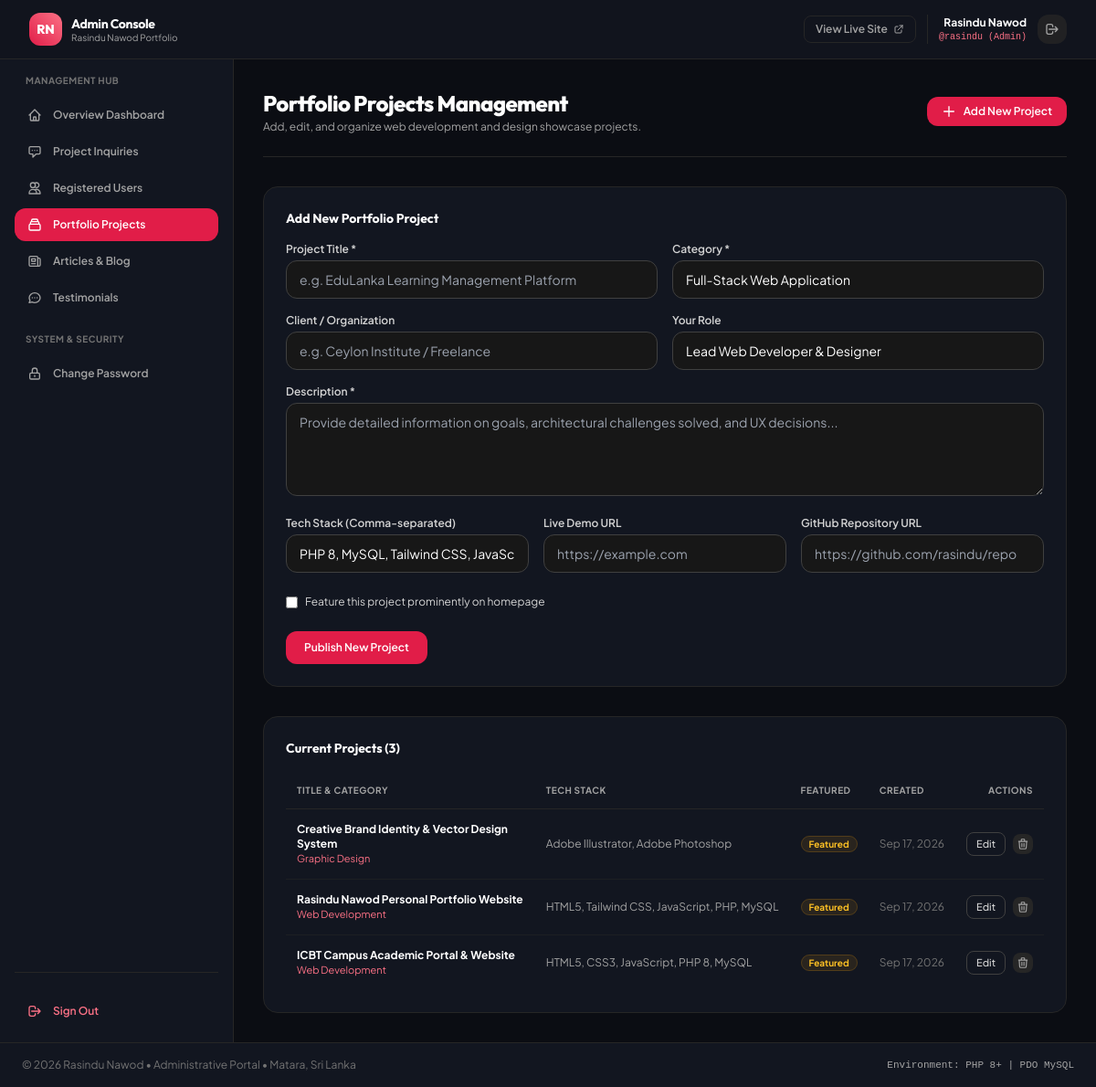
The app's page /admin/projects.php (signed in) with its own data.
### tables this page shows
CREATE TABLE IF NOT EXISTS `users` (
  `id` INT UNSIGNED AUTO_INCREMENT PRIMARY KEY,
  `full_name` VARCHAR(150) NOT NULL,
  `username` VARCHAR(50) NOT NULL UNIQUE,
  `email` VARCHAR(191) NOT NULL UNIQUE,
  `phone` VARCHAR(25) NOT NULL,
  `password` VARCHAR(255) NOT NULL,
  `role` ENUM('user', 'admin') DEFAULT 'user',
  `profile_image` VARCHAR(255) DEFAULT NULL,
  `status` ENUM('active', 'disabled') DEFAULT 'active',
  `last_login` DATETIME DEFAULT NULL,
  `created_at` TIMESTAMP DEFAULT CURRENT_TIMESTAMP,
  `updated_at` TIMESTAMP DEFAULT CURRENT_TIMESTAMP ON UPDATE CURRENT_TIMESTAMP,
  INDEX `idx_users_role` (`role`),
  INDEX `idx_users_status` (`status`)
);

CREATE TABLE IF NOT EXISTS `projects` (
  `id` INT UNSIGNED AUTO_INCREMENT PRIMARY KEY,
  `title` VARCHAR(200) NOT NULL,
  `category` VARCHAR(50) NOT NULL,
  `description` TEXT NOT NULL,
  `tech_stack` VARCHAR(255) NOT NULL,
  `image` TEXT NOT NULL,
  `github_link` VARCHAR(255) DEFAULT NULL,
  `live_link` VARCHAR(255) DEFAULT NULL,
  `is_featured` TINYINT(1) DEFAULT 1,
  `created_at` TIMESTAMP DEFAULT CURRENT_TIMESTAMP,
  `updated_at` TIMESTAMP DEFAULT CURRENT_TIMESTAMP ON UPDATE CURRENT_TIMESTAMP
);

### admin/projects.php (the view, shortened to what the rows shown need)
<?php
require_once __DIR__ . '/includes/admin_header.php';
$pdo = getDatabaseConnection();
$editingProject = null;
$projects = [];
try {
    $stmt = $pdo->query("SELECT * FROM projects ORDER BY id DESC");
    $projects = $stmt->fetchAll();
} catch (PDOException $e) {
    error_log("Projects error: " . $e->getMessage());
}
?>
<main class="flex-1 p-6 sm:p-8 bg-[#0b0d13] overflow-y-auto space-y-8">
    <div class="flex flex-col sm:flex-row sm:items-center justify-between gap-4 pb-6 border-b border-neutral-800">
        <div>
            <h1 class="text-2xl font-extrabold font-heading text-white tracking-tight">
                Portfolio Projects Management
            </h1>
        </div>
    </div>
    <div id="project-form" class="p-6 rounded-2xl bg-[#121620] border border-neutral-800 shadow-xs space-y-4">
        <h2 class="text-sm font-bold font-heading text-white">
            <?= $editingProject ? 'Edit Project: ' . sanitize($editingProject['title']) : 'Add New Portfolio Project'; ?>
        </h2>
    </div>
    <div class="p-6 rounded-2xl bg-[#121620] border border-neutral-800 shadow-xs space-y-4">
        <h2 class="text-sm font-bold font-heading text-white">
            Current Projects (<?= count($projects); ?>)
        </h2>
        <div class="overflow-x-auto">
            <table class="w-full text-left text-xs">
                <thead>
                    <tr class="text-neutral-400 border-b border-neutral-800 uppercase tracking-wider text-[10px]">
                        <th class="py-3 px-3">Title & Category</th>
                        <th class="py-3 px-3">Tech Stack</th>
                        <th class="py-3 px-3">Featured</th>
                        <th class="py-3 px-3">Created</th>
                        <th class="py-3 px-3 text-right">Actions</th>
                    </tr>
                </thead>
                <tbody class="divide-y divide-neutral-800/60 text-neutral-300">
                    <?php foreach ($projects as $p): ?>
                        <tr class="hover:bg-neutral-800/30 transition-colors">
                            <td class="py-3.5 px-3">
                                <span class="font-bold text-white block"><?= sanitize($p['title']); ?></span>
                                <span class="text-[11px] text-rose-400"><?= sanitize($p['category']); ?></span>
                            </td>
                            <td class="py-3.5 px-3 max-w-xs truncate text-neutral-400">
                                <?= sanitize($p['tech_stack']); ?>
                            </td>
                            <td class="py-3.5 px-3">
                                <?= $p['is_featured'] ? '<span class="px-2 py-0.5 rounded-full text-[10px] font-bold bg-amber-500/10 text-amber-400 border border-amber-500/20">Featured</span>' : '<span class="text-neutral-600 text-[10px]">Standard</span>'; ?>
                            </td>
                            <td class="py-3.5 px-3 text-neutral-500 whitespace-nowrap">
                                <?= date('M d, Y', strtotime($p['created_at'])); ?>
                            </td>
                            <td class="py-3.5 px-3 text-right whitespace-nowrap">
                                <div class="flex items-center justify-end gap-2">
                                    <a
                                        href="projects.php?edit=<?= (int)$p['id']; ?>#project-form"
                                        class="px-2.5 py-1 rounded-lg border border-neutral-700 text-neutral-300 hover:text-white hover:bg-neutral-800 text-[11px] font-medium transition-colors"
                                    >
                                        Edit
                                    </a>
                                    <form action="projects.php" method="POST" onsubmit="return confirm('Permanently delete project <?= sanitize($p['title']); ?>?');" class="inline">
                                        <button type="submit" class="p-1 rounded-lg bg-neutral-800 hover:bg-red-500/20 hover:text-red-400 text-neutral-400 transition-colors" title="Delete Project">
                                            <svg class="w-3.5 h-3.5" fill="none" stroke="currentColor" viewBox="0 0 24 24"><path stroke-linecap="round" stroke-linejoin="round" stroke-width="2" d="M19 7l-.867 12.142A2 2 0 0116.138 21H7.862a2 2 0 01-1.995-1.858L5 7m5 4v6m4-6v6m1-10V4a1 1 0 00-1-1h-4a1 1 0 00-1 1v3M4 7h16"/></svg>
                                        </button>
                                    </form>
                                </div>
                            </td>
                        </tr>
                    <?php endforeach; ?>
                </tbody>
            </table>
        </div>
    </div>
</main>
<?php require_once __DIR__ . '/includes/admin_footer.php'; ?>

### admin/includes/admin_header.php (shortened to what the rows shown need)
<?php
require_once __DIR__ . '/../../includes/functions.php';
require_once __DIR__ . '/../../includes/admin_auth.php';
$currentAdmin = requireAdmin();
$adminName = $currentAdmin['full_name'] ?? 'Rasindu Nawod';
$adminUsername = $currentAdmin['username'] ?? 'rasindu';
?>
<!DOCTYPE html>
<html lang="en" class="dark">
<head>
    <script src="https://cdn.tailwindcss.com"></script>
</head>
<body class="bg-[#0b0d13] text-neutral-100 min-h-screen flex flex-col antialiased selection:bg-rose-500 selection:text-white">
    <header class="sticky top-0 z-40 bg-[#121620]/90 backdrop-blur-md border-b border-neutral-800">
        <div class="px-4 sm:px-6 lg:px-8 h-16 flex items-center justify-between">
            <div class="flex items-center gap-3">
                <div class="flex items-center gap-3 pl-3 border-l border-neutral-800">
                    <div class="text-right hidden sm:block">
                        <span class="block text-xs font-bold text-white"><?= sanitize($adminName); ?></span>
                        <span class="block text-[10px] text-rose-400 font-mono">@<?= sanitize($adminUsername); ?> (Admin)</span>
                    </div>
                </div>
            </div>
        </div>
    </header>
    <div class="flex-1 flex flex-col md:flex-row">

### records on screen
users: full_name "Rasindu Nawod", username "rasindu"
projects: title "Creative Brand Identity & Vector Design System", category "Graphic Design", tech_stack "Adobe Illustrator, Adobe Photoshop", is_featured "Featured", created_at "Sep 17, 2026"
projects: title "Rasindu Nawod Personal Portfolio Website", category "Web Development", tech_stack "HTML5, Tailwind CSS, JavaScript, PHP, MySQL", is_featured "Featured", created_at "Sep 17, 2026"
projects: title "ICBT Campus Academic Portal & Website", category "Web Development", tech_stack "HTML5, CSS3, JavaScript, PHP 8, MySQL", is_featured "Featured", created_at "Sep 17, 2026"

### other values on screen
count($projects) "3"
